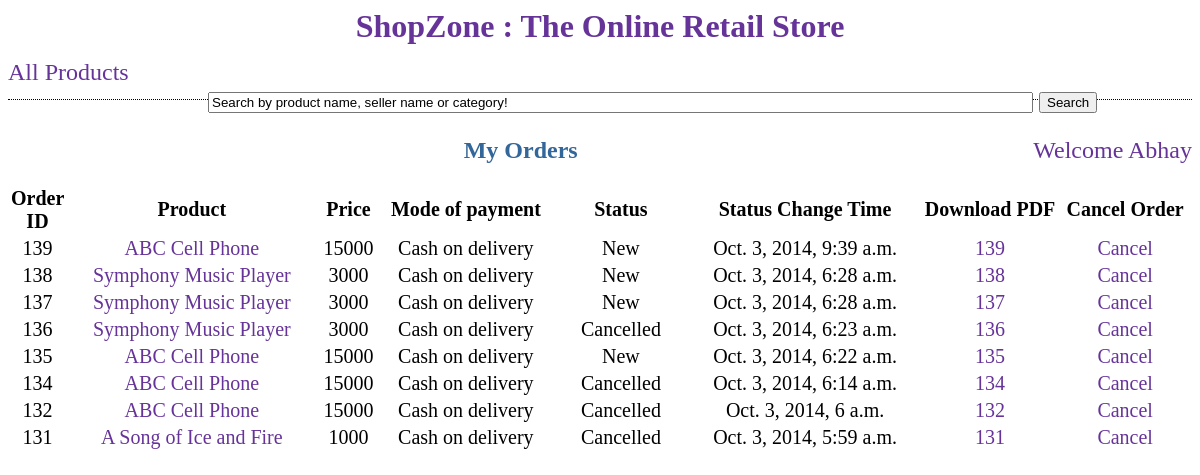
The app's page /shop/my_orders/, older data.
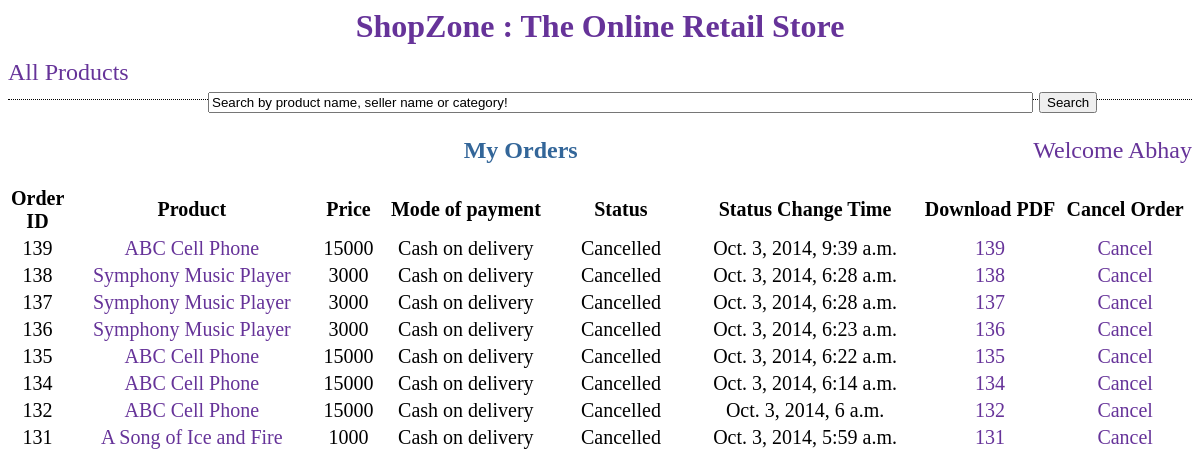
The same page, newer data.
### store/models.py (models this page shows, shortened)
class Order(models.Model):
    STATUS_LEVELS = (
        (1, 'New'),
        (2, 'Shipping'),
        (3, 'Delivered'),
        (4, 'Returned'),
        (5, 'Cancelled'),
        )
    PAYMENT_TYPES = (
        (1, 'Paid from store credit'),
        (2, 'Cash on delivery')
    )
    customer = models.ForeignKey(Customer)
    product = models.ForeignKey(Product)
    payment_type = models.IntegerField(choices=PAYMENT_TYPES, default=1)
    status = models.IntegerField(choices=STATUS_LEVELS, default=1)
    status_change_time = models.DateTimeField('Status Change Time')

class Product(models.Model):
    product_name = models.CharField(max_length=30)
    number_sold = models.IntegerField(default=0)
    price = models.IntegerField(default=0)
    category = models.CharField(max_length=20)
    description = models.CharField(max_length=50)
    seller = models.ForeignKey(Seller)
    def __str__(self):
        return self.product_name

### store/views.py (the view)
# urls.py: url(r'^my_orders/(?P<order_id>\d+)/$', views.my_order_pdf),
def my_orders(request): ## VTR1 Done.
    try:
        if user is None:
            return HttpResponseRedirect('/shop/login/')
    except:
        return HttpResponseRedirect('/shop/login/')
    orders = Order.objects.all().filter(customer__customer_name=user.username).order_by('-status_change_time')
    context = {'user':user, 'orders':orders}
    return render(request, 'store/my_orders.html', context)

### store/templates/store/my_orders.html (shortened to what this page needs)
<html>
	<head>
	</head>
	<body link="#663399" vlink="#663399" alink="#808080">
		<div class="headdiv">
			<h1><a href="/" class="title">ShopZone : The Online Retail Store</a></h1>
		</div>
		<div class="headdiv2">
			<div align="left" style="float:left">
				<a href="/shop/all/">All Products</a>
			</div>
			<div align="centre" style="float:left; margin-left:200px;">
				<form action="/shop/by_search/" method="POST">
					<input type="text" name="product" value="Search by product name, seller name or category!" size="100px"/>
					<input type="submit" value="Search"/>
				</form>
			</div>
			<div align="left" style="float:right">
				Welcome <a href="/shop/my_orders/"> {{ user.username }} </a>
			</div>
		</div>
		<div>
			<h2 align="center" style="color:#336699">My Orders</h2>
		</div>
		<div align="center">
			<table align="center" style="font-size:1.25em">
				<tr align="center">
					<th width=50px> Order ID </th>
					<th width=300px> Product </th>
					<th width=60px> Price </th>
					<th width=200px> Mode of payment </th>
					<th width=150px> Status </th>
					<th width=280px> Status Change Time </th>
					<th width=150px> Download PDF </th>
					<th width=150px> Cancel Order </th>
				</tr>
				{% for i in orders %}
				<tr align="center">
					<td> {{ i.pk }} </td>
					<td> <a href="/shop/{{i.product.pk }}"><div class="linkdiv">{{ i.product }} </div></a></td>
					<td> {{ i.product.price }} </td>
					<td> {% if i.payment_type == 1 %} Store credit
						{% else %} Cash on delivery
						{% endif %} </td>
					<td> {% if i.status == 1 %} New
						{% elif i.status == 2 %} Shipping
						{% elif i.status == 3 %} Delivered
						{% elif i.status == 4 %} Returned
						{% else %} Cancelled
						{% endif %} </td>
					<td> {{ i.status_change_time }} </td>
					<td> <a href="/shop/my_orders/{{ i.pk }}/" target="_blank"> <div class="linkdiv"> {{ i.pk }} </div> </a> </td>
					{% if i.status == 5 %}
						<td> <a href="/shop/cancel_order/{{ i.pk }}" target="_blank"><div class="linkdiv"> Cancel </div></a></td>
					{% else %}
						<td> <a href="/shop/cancel_order/{{ i.pk }}"><div class="linkdiv"> Cancel </div></a></td>
					{% endif %}
				</tr>
				{% endfor %}
		</div>

Row changes from the older to the newer data that the page shows:
changed Order "Oct. 3, 2014, 9:39 a.m.": status "New" → "Cancelled"
changed Order id 138: status "New" → "Cancelled"
changed Order id 137: status "New" → "Cancelled"
changed Order "Oct. 3, 2014, 6:22 a.m.": status "New" → "Cancelled"
